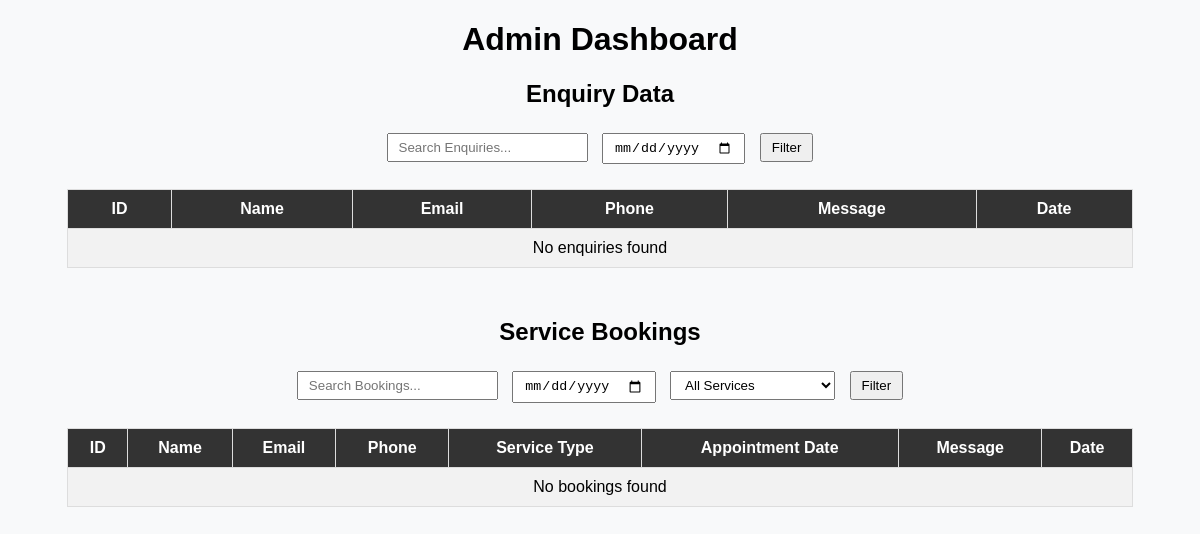
The page /custom-admin/dashboard/ (signed in) on the database as committed earlier.
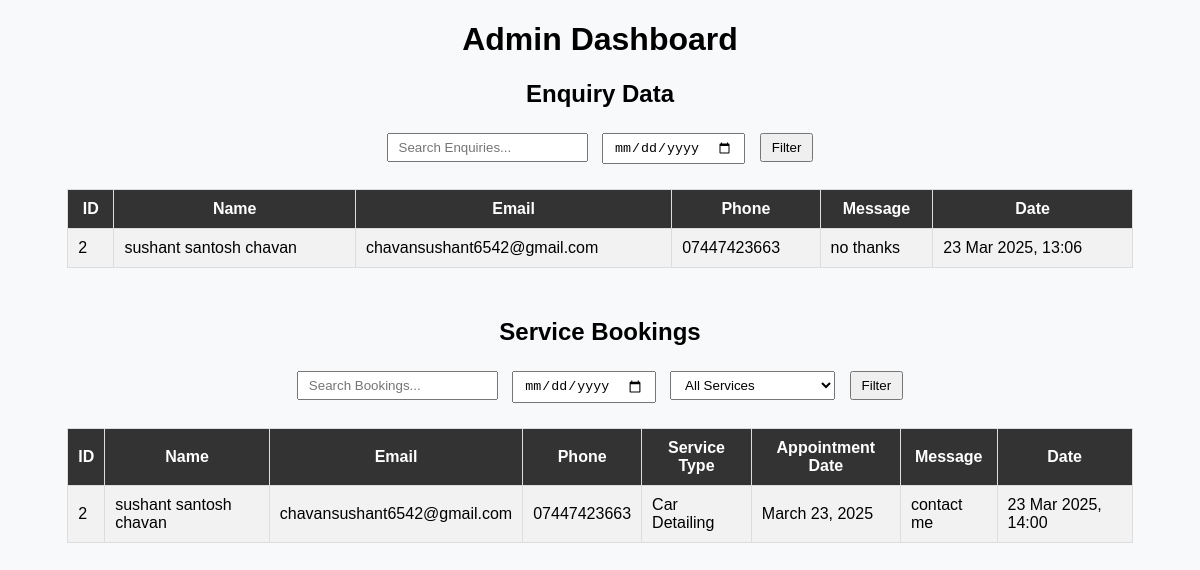
The same page on the database as committed later.
### application/models.py (models this page shows, shortened)
class enquiry_table(models.Model):
    name = models.CharField(max_length=255)
    email = models.EmailField(max_length=255)
    phone = models.CharField(max_length=10)
    message = models.TextField()
    created_at = models.DateTimeField(auto_now_add=True)
    is_checked = models.BooleanField(default=False)

class ServiceBooking(models.Model):
    SERVICE_CHOICES = [
        ('ppf', 'Paint Protection Film'),
        ('wrap', 'Car Wrapping'),
        ('detail', 'Car Detailing'),
        ('mod', 'Car Modification'),
        ('repair', 'Accidental Repair')
    ]
    name = models.CharField(max_length=100)
    email = models.EmailField()
    phone = models.CharField(max_length=15)
    service_type = models.CharField(max_length=20, choices=SERVICE_CHOICES)
    appointment_date = models.DateField()
    message = models.TextField(blank=True, null=True)
    created_at = models.DateTimeField(auto_now_add=True)
    is_checked = models.BooleanField(default=False)

### application/views.py (the view, shortened to what this page needs)
# urls.py: path('custom-admin/dashboard/',views.admin_dashboard, name='custom_admin_dashboard'),
@staff_member_required
def admin_dashboard(request):
    enquiry_search = request.GET.get("enquiry_search", "")
    enquiry_date = request.GET.get("enquiry_date","")
    enquiries = enquiry_table.objects.all().order_by("-created_at")
    if enquiry_date:
        enquiries = enquiries.filter(created_at_date=enquiry_date)
    booking_search = request.GET.get("booking_search", "")
    booking_date = request.GET.get("booking_date", "")
    service_type = request.GET.get("service_type", "")
    bookings = ServiceBooking.objects.all().order_by("-created_at")
    if booking_date:
        bookings = bookings.filter(appointment_date=booking_date)
    if service_type:
        bookings = bookings.filter(service_type=service_type)
    return render(request, "custom_dashboard.html", {
        "enquiries": enquiries,
        "bookings": bookings,
    })

### templates/custom_dashboard.html (shortened to what this page needs)
<!DOCTYPE html>
<html>
<head>
</head>
<body>
    <h1>Admin Dashboard</h1>
    <section>
        <h2>Enquiry Data</h2>
        <form method="get">
            <input type="text" name="enquiry_search" placeholder="Search Enquiries..." value="{{ request.GET.enquiry_search }}">
            <input type="date" name="enquiry_date" value="{{ request.GET.enquiry_date }}">
            <button type="submit">Filter</button>
        </form>
        <table>
            <tr>
                <th>ID</th><th>Name</th><th>Email</th>
                <th>Phone</th><th>Message</th><th>Date</th>
            </tr>
            {% for e in enquiries %}
            <tr>
                <td>{{ e.id }}</td>
                <td>{{ e.name }}</td>
                <td>{{ e.email }}</td>
                <td>{{ e.phone }}</td>
                <td>{{ e.message }}</td>
                <td>{{ e.created_at|date:"d M Y, H:i" }}</td>
            </tr>
            {% empty %}
            <tr><td colspan="6" style="text-align:center;">No enquiries found</td></tr>
            {% endfor %}
        </table>
    </section>
    <section>
        <h2>Service Bookings</h2>
        <form method="get">
            <input type="text" name="booking_search" placeholder="Search Bookings..." value="{{ request.GET.booking_search }}">
            <input type="date" name="booking_date" value="{{ request.GET.booking_date }}">
            <select name="service_type">
                <option value="">All Services</option>
            </select>
            <button type="submit">Filter</button>
        </form>
        <table>
            <tr>
                <th>ID</th><th>Name</th><th>Email</th><th>Phone</th>
                <th>Service Type</th><th>Appointment Date</th>
                <th>Message</th><th>Date</th>
            </tr>
            {% for b in bookings %}
            <tr>
                <td>{{ b.id }}</td>
                <td>{{ b.name }}</td>
                <td>{{ b.email }}</td>
                <td>{{ b.phone }}</td>
                <td>{{ b.get_service_type_display }}</td>
                <td>{{ b.appointment_date }}</td>
                <td>{{ b.message }}</td>
                <td>{{ b.created_at|date:"d M Y, H:i" }}</td>
            </tr>
            {% empty %}
            <tr><td colspan="8" style="text-align:center;">No bookings found</td></tr>
            {% endfor %}
        </table>
    </section>
</body>
</html>

Rows that differ between the two databases and show on the page:
added enquiry_table: id "2", name "sushant santosh chavan", email "chavansushant6542@gmail.com", phone "07447423663", message "no thanks", created_at "23 Mar 2025, 13:06"
added ServiceBooking: id "2", name "sushant santosh chavan", email "chavansushant6542@gmail.com", phone "07447423663", service_type "Car Detailing", appointment_date "March 23, 2025", message "contact me", created_at "23 Mar 2025, 14:00"
Other text that changed with them:
text no longer shown: "No enquiries found No bookings found"
